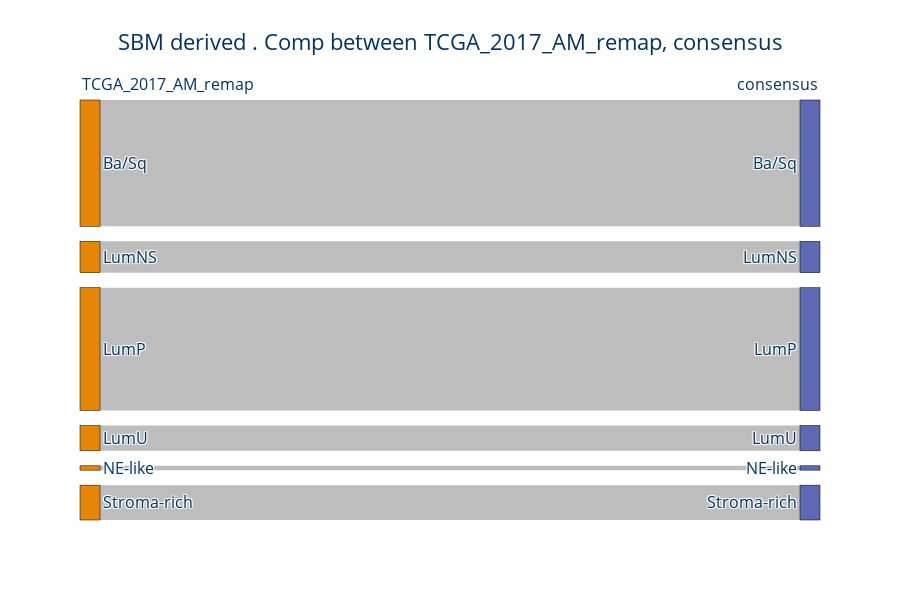

Notebook cell for this chart:
### Code cell
K = 7
label = f"RawKMeans_CS_{K}_iMEV"
reorder_cols = [
    "TCGA_2017_AM_remap",
    # "KMeans_labels_6",
    # label,
    "2019_consensus_classifier",
]

meta, sky_fig = sky.main(
    df=tum_morph.dropna(), reorder_cols=reorder_cols, title="{}. Comp between {} ".format("SBM derived ", ", ".join(reorder_cols)), retMeta=True
)
sky_fig.show()

### Figure 1 — Plotly figure (JSON) as saved in the notebook; plotly's stock layout.template omitted (floating-point values rounded to 4 significant figures)
{"data": [{"arrangement": "perpendicular", "link": {"color": "#bdbdbd", "source": [0, 1, 2, 3, 4, 5], "target": [6, 7, 8, 9, 10, 11], "value": [145, 36, 141, 29, 5, 40]}, "node": {"color": ["rgb(229, 134, 6)", "rgb(229, 134, 6)", "rgb(229, 134, 6)", "rgb(229, 134, 6)", "rgb(229, 134, 6)", "rgb(229, 134, 6)", "rgb(93, 105, 177)", "rgb(93, 105, 177)", "rgb(93, 105, 177)", "rgb(93, 105, 177)", "rgb(93, 105, 177)", "rgb(93, 105, 177)"], "label": ["Ba/Sq", "LumNS", "LumP", "LumU", "NE-like", "Stroma-rich", "Ba/Sq", "LumNS", "LumP", "LumU", "NE-like", "Stroma-rich"], "line": {"color": "black", "width": 0.5}, "pad": 15, "thickness": 20}, "type": "sankey"}], "layout": {"annotations": [{"align": "left", "font": {"color": "#003366", "size": 16}, "showarrow": false, "text": "TCGA_2017_AM_remap", "x": 0, "xref": "x", "y": 1.07, "yref": "paper"}, {"align": "left", "font": {"color": "#003366", "size": 16}, "showarrow": false, "text": "consensus", "x": 1, "xref": "x", "y": 1.07, "yref": "paper"}], "font": {"color": "#003366", "size": 16}, "height": 600, "plot_bgcolor": "rgba(0,0,0,0)", "title": {"text": "SBM derived . Comp between TCGA_2017_AM_remap, consensus "}, "xaxis": {"showgrid": false, "visible": false, "zeroline": false}, "yaxis": {"showgrid": false, "visible": false, "zeroline": false}}}
